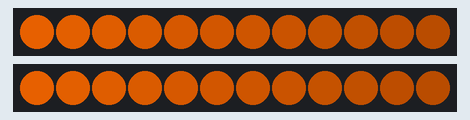
Bench run of a sketch on a simulated Arduino Uno, built with avr-gcc and run on an emulated ATmega328P. Shown: 2 × 12 RGB LEDs in strip order, left to right. Dim RGB values are drawn brighter than linear.

Above: at 1.54 s.
At 4.3 s:
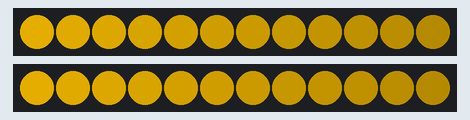
At 10.01 s:
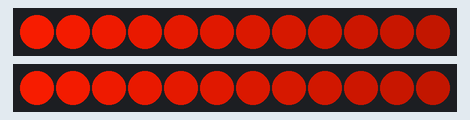

Measured:
- by itself, everything shown: repeats every 10.0 s, in 78 steps

The sketch:

firelightsonly.ino
```cpp
#include <FastLED.h>


#define LED_PIN0    11
#define LED_PIN1    12
#define COLOR_ORDER BRG
#define CHIPSET     WS2811
#define NUM_LEDS_PER_STRIP 12
CRGB leds[NUM_LEDS_PER_STRIP * 2];

#define FRAMES_PER_SECOND 100

uint32_t period0 = 10000L;
uint32_t period1 = 10555L;

void setup() {
  FastLED.addLeds<CHIPSET, LED_PIN0, COLOR_ORDER>(leds, 0, NUM_LEDS_PER_STRIP).setCorrection( TypicalLEDStrip );
  FastLED.addLeds<CHIPSET, LED_PIN1, COLOR_ORDER>(leds, NUM_LEDS_PER_STRIP, NUM_LEDS_PER_STRIP).setCorrection( TypicalLEDStrip );

}

void loop() {
  int time0 = millis() % period0;              // returns a value between 0 and 4999;
  int time1 = millis() % period1;
  float angle0 = (PI * time0) / period0;        // mapping to degrees
  float angle1 = (PI * time1) / period1;
  float mod0 = sin(angle0);
  float mod1 =  sin(angle1);

  for (int i = 0; i < NUM_LEDS_PER_STRIP ; i++) {
    leds[i] = CHSV(fmap(mod0, 0, 1, 10, 50), 255, map(i, 0, NUM_LEDS_PER_STRIP , 255, 150));
  }
  for (int i = 0; i < NUM_LEDS_PER_STRIP ; i++) {
    leds[i + NUM_LEDS_PER_STRIP] = CHSV(fmap(mod0, 0, 1, 10, 50), 255, map(i, 0, NUM_LEDS_PER_STRIP , 255, 150));
  }

  FastLED.show();
  FastLED.delay(1000 / FRAMES_PER_SECOND);
}


float fmap (float sensorValue, float sensorMin, float sensorMax, float outMin, float outMax)
{
  return (sensorValue - sensorMin) * (outMax - outMin) / (sensorMax - sensorMin) + outMin;
}
```
